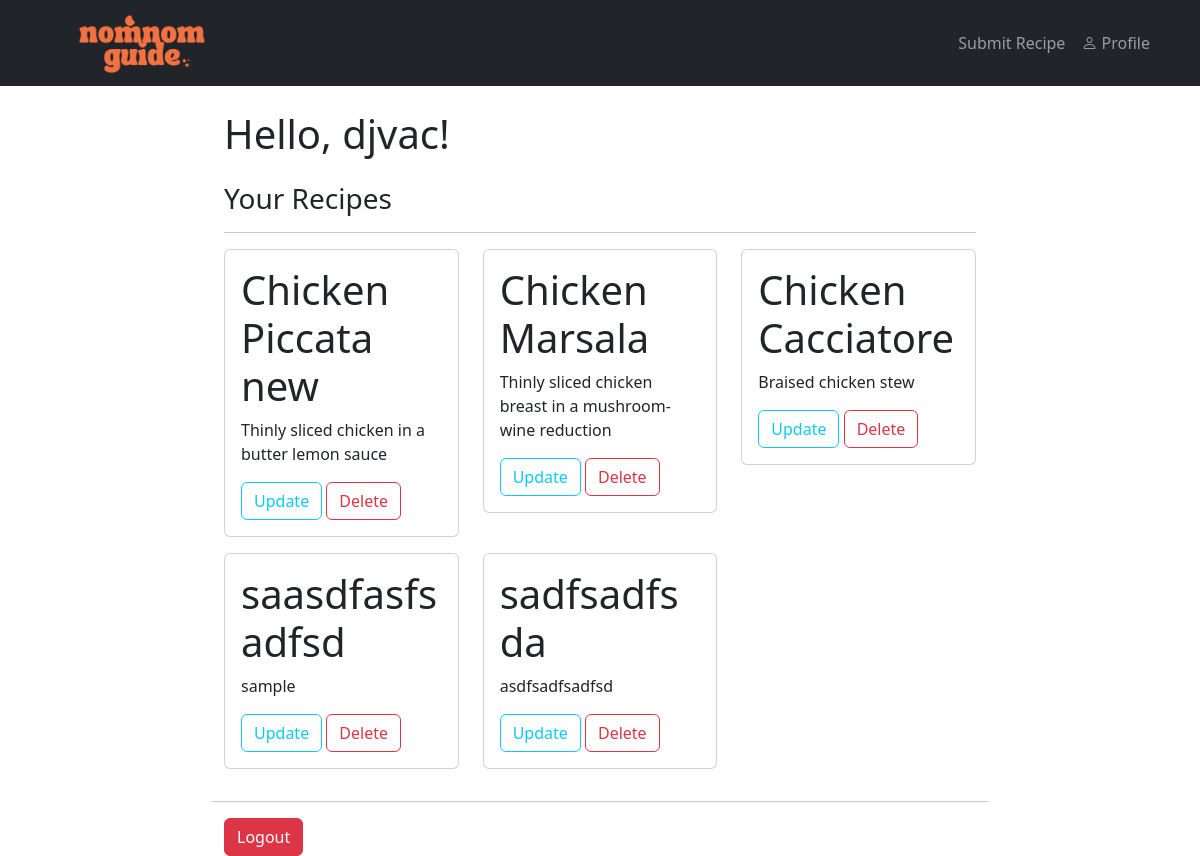
/profile/ (signed in), run on the app's committed database.
### recipes/models.py (models this page shows, shortened)
class Recipe(models.Model):
  title = models.CharField(max_length=100)
  description = models.TextField()
  ingredients = models.TextField()
  instructions = models.TextField()
  author = models.ForeignKey(User, on_delete=models.CASCADE)
  created_at = models.DateTimeField(auto_now_add=True)
  updated_at = models.DateTimeField(auto_now=True)

### users/views.py (the view)
# urls.py: path('profile/', user_views.profile, name="user-profile")
@login_required()
def profile(request):
  recipes = Recipe.objects.filter(author=request.user)
  return render(request, 'users/profile.html', {"recipes": recipes})

### users/templates/users/profile.html (shortened to what this page needs)
{% extends "recipes/base.html" %}
{% load crispy_forms_tags %}
{% block content %}
<div class="container">
  <h1>Hello, {{ user.username }}!</h1>
</div>
<div class="container">
  <h3 class="pt-3">Your Recipes</h3>
  <hr>
  {% if recipes.exists %}
    <div class="row">
      {% for recipe in recipes %}
      <div class="col-md-4 mb-3">
        <div class="card">
          <div class="card-body">
            <h5 class="card-title">
              <a class="text-decoration-none text-reset fs-1" href="{% url 'recipes-detail' recipe.pk %}">{{ recipe.title }}</a>
            </h5>
            <p class="card-text">{{ recipe.description|truncatechars:100 }}</p>
            {% if recipe.author == user or user.is_staff %}
              <a class="btn btn-outline-info" href="{% url 'recipes-update' recipe.id %}">Update</a>
              <a class="btn btn-outline-danger" href="{% url 'recipes-delete' recipe.id %}">Delete</a>
            {% endif %}
          </div>
        </div>
      </div>
      {% endfor %}
    </div>
  {% else %}
    <p class="text-muted">You have no recipes. <a href="{% url 'recipes-create' %}">Create one now!</a></p>
  {% endif %}
</div>
<hr>
<div class="container mt-3">
  <form method="POST" action="{% url 'user-logout' %}">
    <button type="submit" class="btn btn-danger">Logout</button>
  </form>
</div>
{% endblock content %}

### data on the page
Recipe: title "Chicken Piccata new", description "Thinly sliced chicken in a butter lemon sauce", shows "Update"
Recipe: title "Chicken Marsala", description "Thinly sliced chicken breast in a mushroom-wine reduction", shows "Update"
Recipe: title "Chicken Cacciatore", description "Braised chicken stew", shows "Update"
Recipe: title "saasdfasfsadfsd", description "sample", shows "Update"
Recipe: title "sadfsadfsda", description "asdfsadfsadfsd", shows "Update"

### other printed values
{{ user.username }} "djvac"
